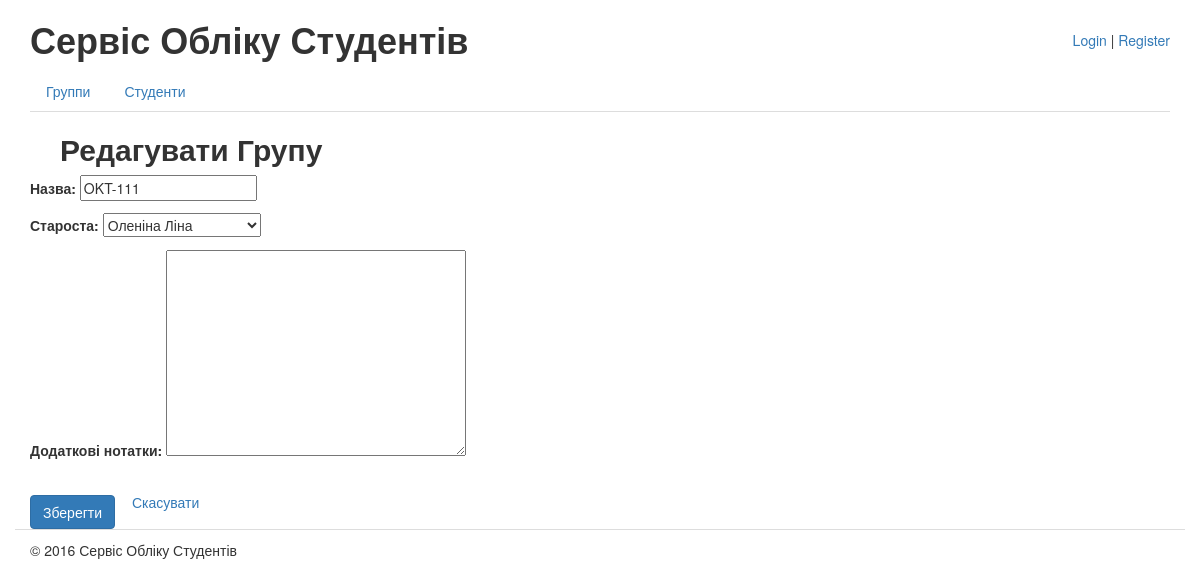
/groups/1/edit/, run on an earlier commit of the app's database.
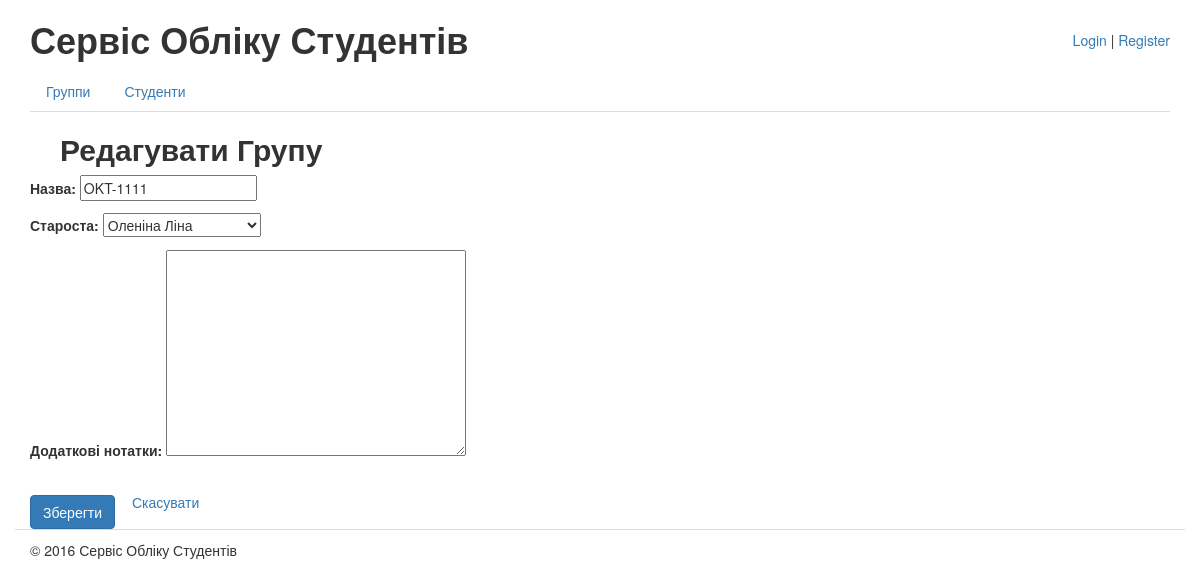
And on a later commit of the database.
### testdb/models.py (models this page shows, shortened)
class Group(models.Model):
	class Meta(object):
		verbose_name = u"Група"
		verbose_name_plural = u"Групи"
	title = models.CharField(
		max_length=256,
		blank=False,
		verbose_name=u"Назва")
	leader = models.OneToOneField('Student',
		verbose_name=u"Староста",
		blank=False,
		null=True,
		on_delete=models.SET_NULL)
	notes = models.TextField(
        blank=True,
		verbose_name=u"Додаткові нотатки")

### testdb/views/groups.py (the view, shortened to what this page needs)
# urls.py: url(r'^groups/(?P<pk>\d+)/edit/$', GroupUpdateView.as_view(), name='groups_edit'),
class GroupUpdateView(UpdateView):
	model = Group
	fields = '__all__'
	template_name = 'students/groups_edit.html'

### testdb/models.py (called while the page is built)
	def __unicode__(self):
		return u"%s %s" % (self.last_name, self.first_name)

### testdb/templates/students/groups_edit.html (shortened to what this page needs)
{% extends "students/base.html" %}
{% load static from staticfiles %}
{% block title %}Редагувати Групу{% endblock title %}
{% block content %}
<form action="{% url "groups_edit" object.id %}" method="post" enctype="multipart/form-data">
	{{ form.as_p }}
	<input type="submit" value="Зберегти" name="add_button" class="btn btn-primary" />
	<button type="submit" name="cancel_button" value="Скасувати" class="btn btn-link">Скасувати</button>
{% endblock content %}

What changed in the data, as far as the page shows it:
changed Group "Оленіна Ліна": title "OKT-111" → "OKT-1111"
